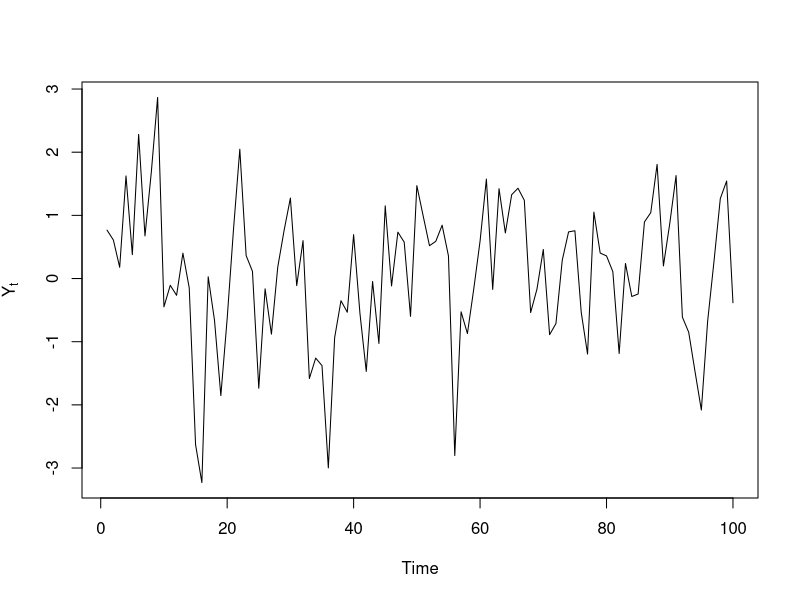
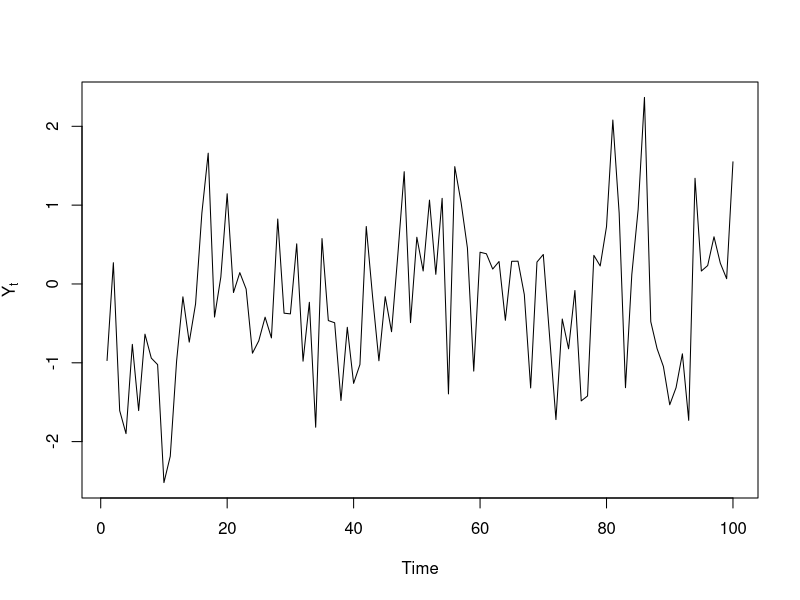
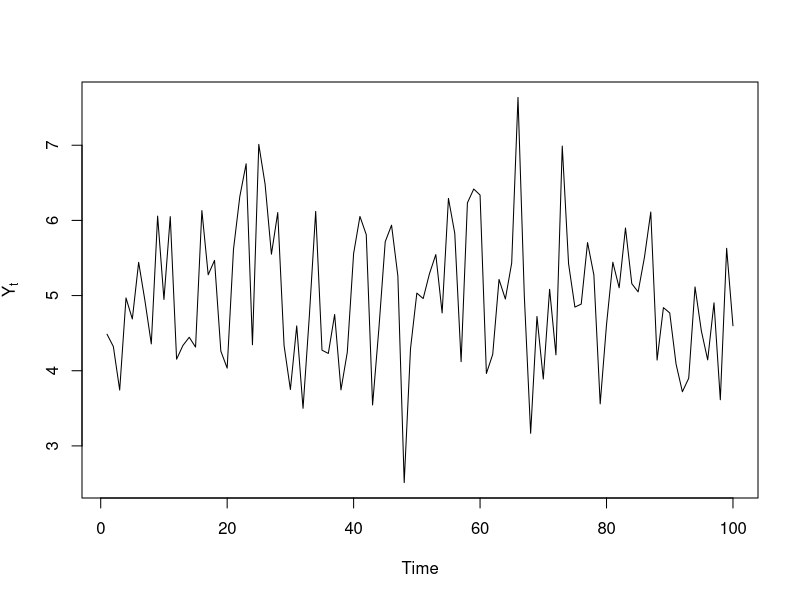
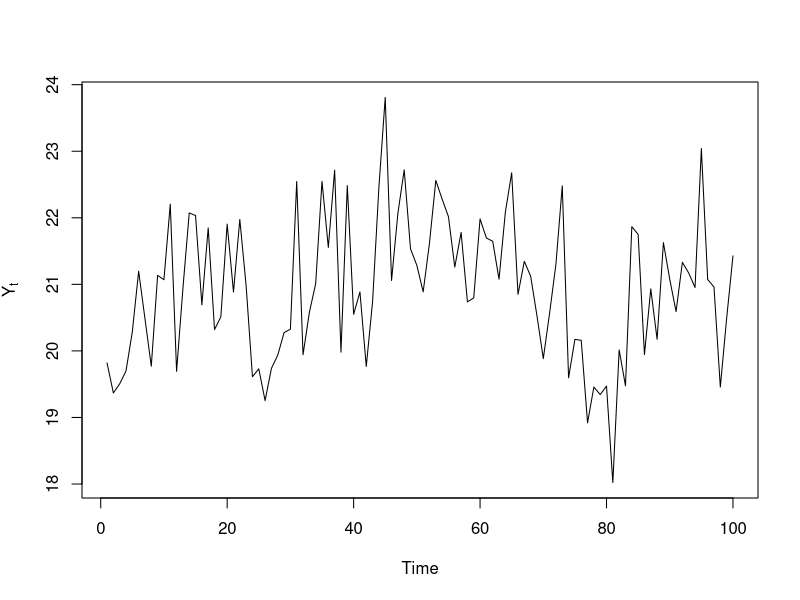
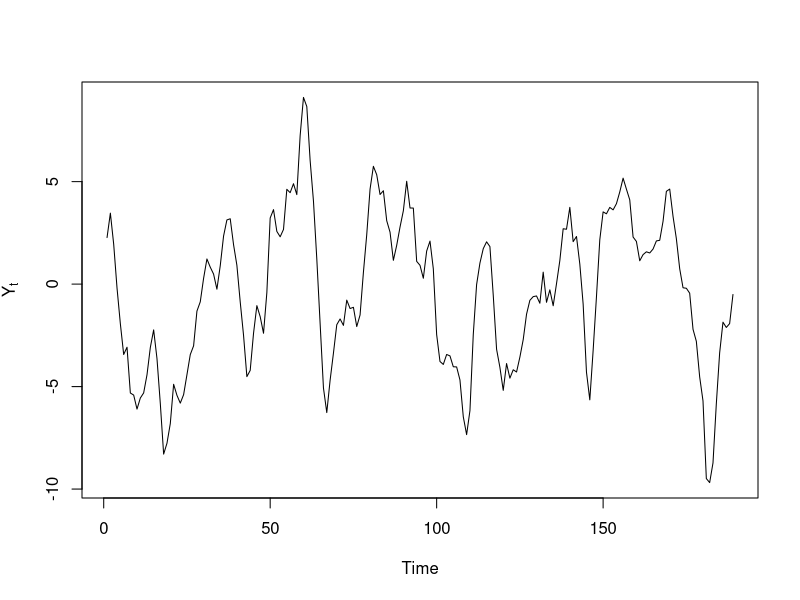
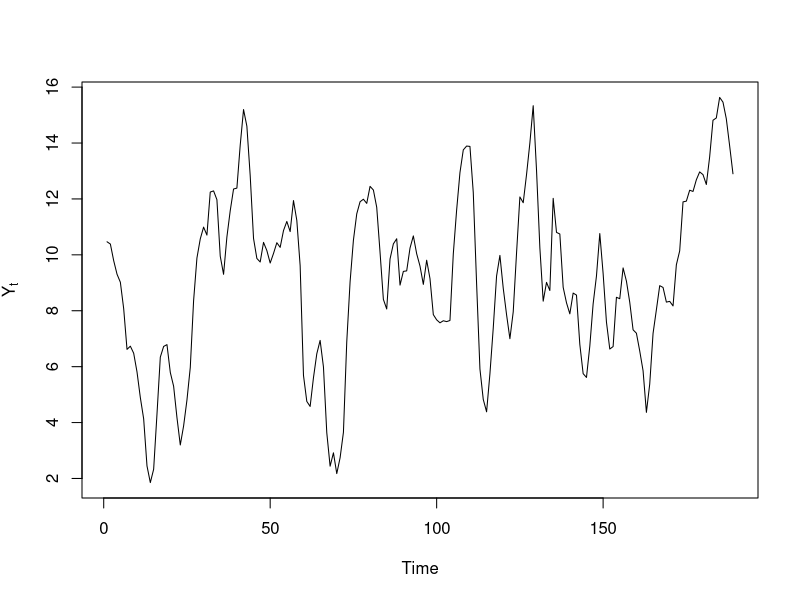
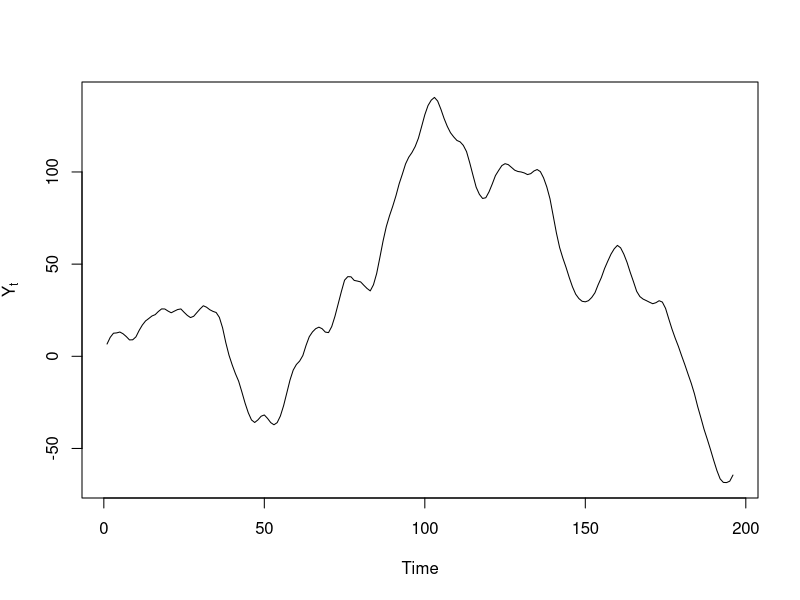
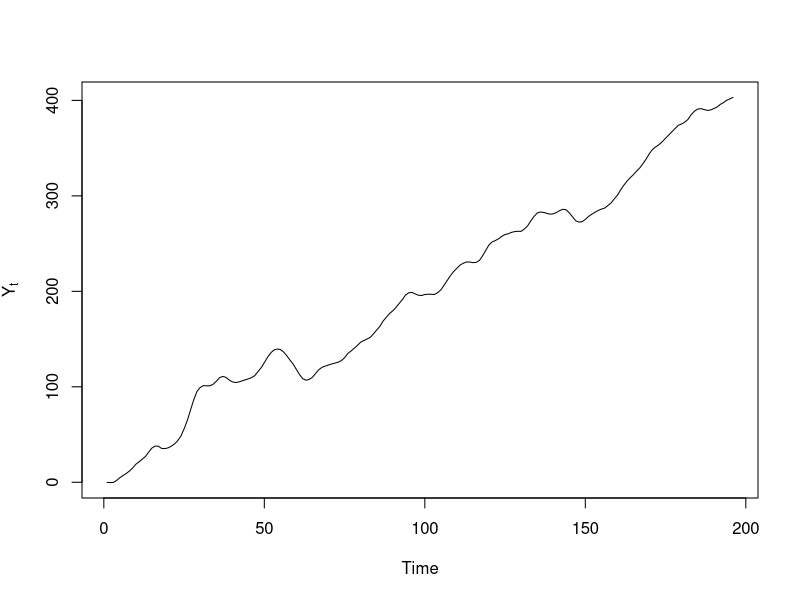

These charts were generated, in order, by the following R code:

# This is fittingArima.R
set.seed(42)
library(forecast)

y <- arima.sim(model = list(ma = c(0.3, 0.2, 0.1)), n = 100)

fit <- Arima(y, order = c(0,0,3), include.mean = FALSE)
tmp <- round(coef(fit), 4)

png(filename="img/ma3zm.png")
plot(y, ylab = expression(Y[t]))
dev.off()

Arima(y, order = c(0,0,3), include.mean = FALSE)

fit

y <- arima.sim(model = list(ar = c(0.3, 0.2)), n = 100)

fit <- Arima(y, order = c(2,0,0), include.mean = FALSE)
tmp <- round(coef(fit), 4)

png(filename="img/ar2zm.png")
plot(y, ylab = expression(Y[t]))
dev.off()

Arima(y, order = c(2,0,0), include.mean = FALSE)

fit

y <- 5 + arima.sim(model = list(ma = c(0.3, 0.2, 0.1)), n = 100)

fit <- Arima(y, order = c(0,0,3))
tmp <- round(coef(fit), 4)

png(filename="img/ma3nzm.png")
plot(y, ylab = expression(Y[t]))
dev.off()

Arima(y, order = c(0,0,3))

fit

y <- 21 +  arima.sim(model = list(ar = c(0.3, 0.2)), n = 100)

fit <- Arima(y, order = c(2,0,0))
tmp <- round(coef(fit), 4)

png(filename="img/ar2nzm.png")
plot(y, ylab = expression(Y[t]))
dev.off()

Arima(y, order = c(2,0,0))

fit

y <- arima.sim(model = list(ar = 0.8, ma = c(0.7, 0.6)), n = 189)

fit <- Arima(y, order = c(1,0,2), include.mean = FALSE)
tmp <- round(coef(fit), 4)

png(filename="img/arma12zm.png")
plot(y, ylab = expression(Y[t]))
dev.off()

Arima(y, order = c(1,0,2), include.mean = FALSE)

fit

y <- 11 + arima.sim(model = list(ar = 0.8, ma = c(0.7, 0.6)), n = 189)

fit <- Arima(y, order = c(1,0,2))
tmp <- round(coef(fit), 4)

png(filename="img/arma12nzm.png")
plot(y, ylab = expression(Y[t]))
dev.off()

Arima(y, order = c(1,0,2))

fit

ydiff <- arima.sim(model = list(ar = 0.8, ma = c(0.7, 0.6)), n = 196)
y <- ts(cumsum(ydiff))

fit <- Arima(y, order = c(1,1,2))
tmp <- round(coef(fit), 4)

png(filename="img/arima112zm.png")
plot(y, ylab = expression(Y[t]))
dev.off()

Arima(y, order = c(1,1,2))

fit

ydiff <- 1.5 + arima.sim(model = list(ar = 0.8, ma = c(0.7, 0.6)), n = 196)
y <- ts(cumsum(ydiff))

fit <- Arima(y, order = c(1,1,2), include.drift = TRUE)
tmp <- round(coef(fit), 4)

png(filename="img/arima112nzm.png")
plot(y, ylab = expression(Y[t]))
dev.off()

Arima(y, order = c(1,1,2), include.drift = TRUE)

fit

ydiffdiff <- arima.sim(model = list(ar = 0.9, ma = 0.5), n = 175)
y <- ts(cumsum(cumsum(ydiffdiff)))

fit <- Arima(y, order = c(1,2,1))
tmp <- round(coef(fit), 4)

png(filename="img/arima121zm.png")
plot(y, ylab = expression(Y[t]))
dev.off()

Arima(y, order = c(1,2,1))

fit
